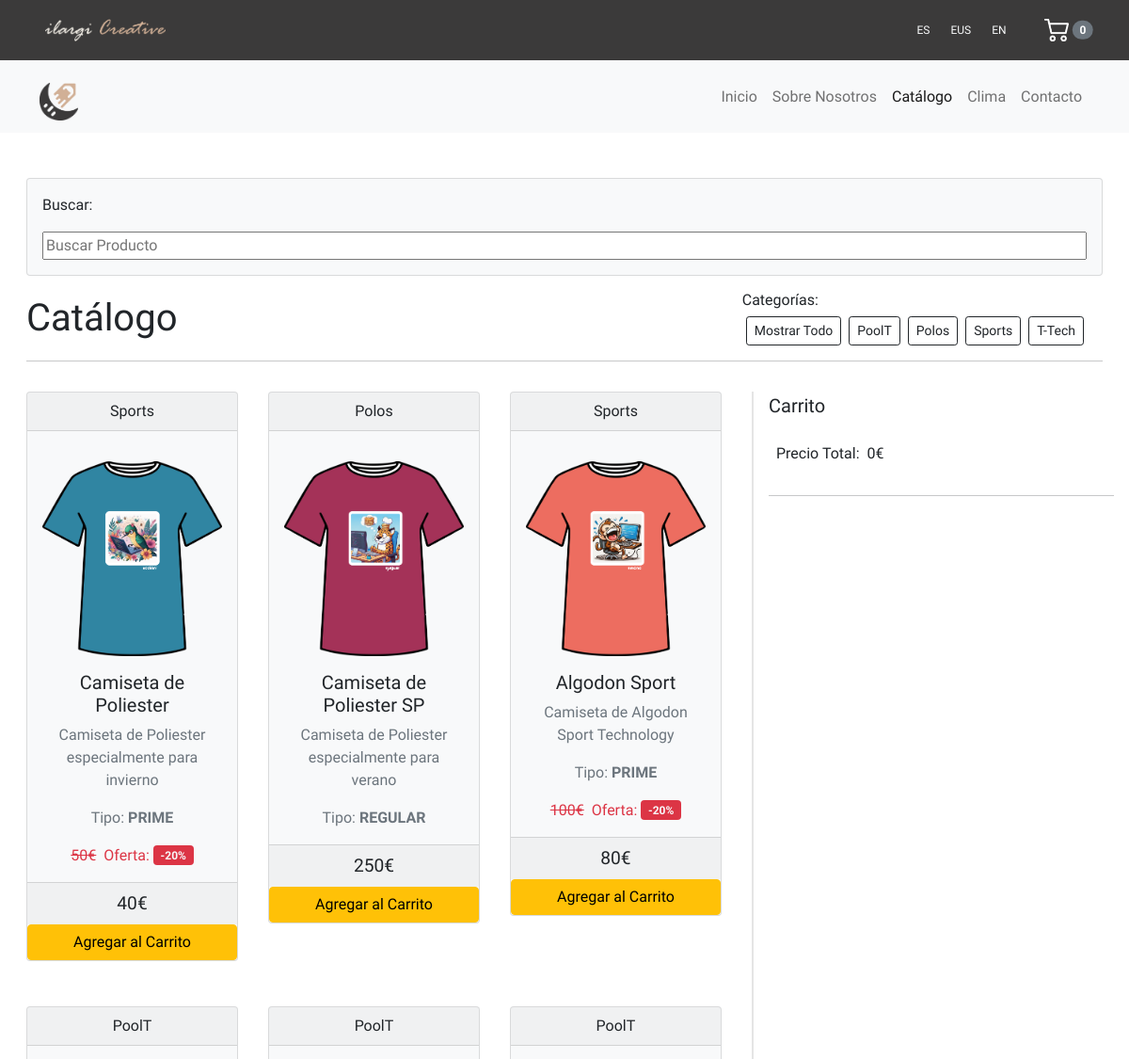
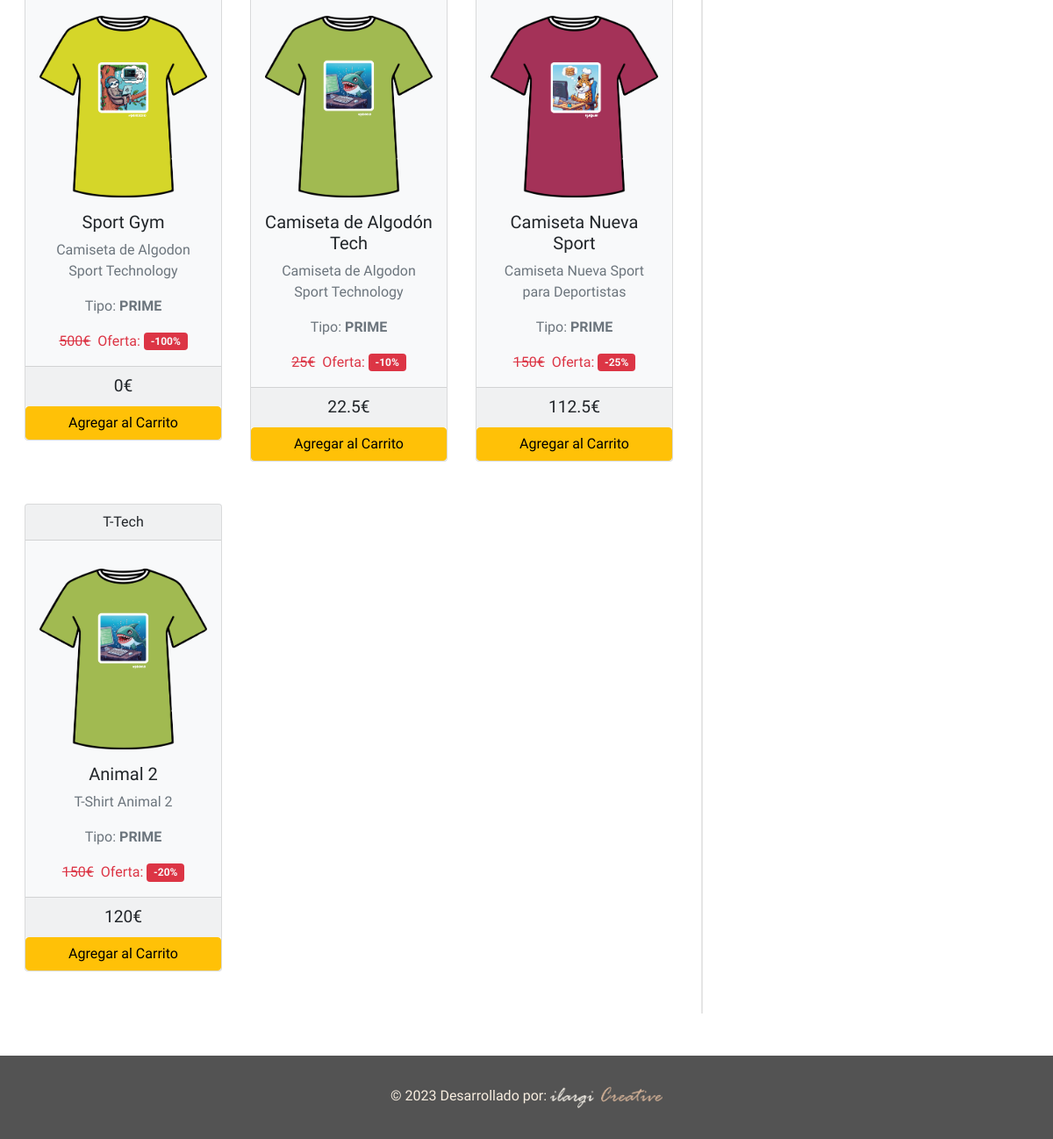
/catalogo.php, run on the app's committed database (2 pictures, top to bottom).
### tables this page shows
CREATE TABLE "productos" (
	"id"	INTEGER,
	"nombre"	TEXT NOT NULL,
	"descripcion"	TEXT DEFAULT NULL,
	"categoria_id"	INTEGER DEFAULT NULL,
	"talla_id"	INTEGER DEFAULT NULL,
	"tipo_producto_id"	INTEGER DEFAULT NULL,
	"descuento"	REAL DEFAULT NULL,
	"precio"	REAL NOT NULL,
	"precio_final"	REAL DEFAULT NULL,
	"imagen_url"	TEXT DEFAULT NULL,
	"cantidad"	INTEGER,
	"descripcion_eus"	TEXT,
	PRIMARY KEY("id" AUTOINCREMENT),
	FOREIGN KEY("talla_id") REFERENCES "talla"("id"),
	FOREIGN KEY("categoria_id") REFERENCES "categoria"("id"),
	FOREIGN KEY("tipo_producto_id") REFERENCES "tipo_producto"("id")
);

CREATE TABLE `categoria` (
  `id` INTEGER PRIMARY KEY AUTOINCREMENT,
  `nombre` TEXT DEFAULT NULL
);

CREATE TABLE `tipo_producto` (
  `id` INTEGER PRIMARY KEY AUTOINCREMENT,
  `nombre` TEXT DEFAULT NULL
);

### db/db_connection.php (called while the page is built, shortened)
<?php
class ProductosDB{
    public static function selectProductos(){
        try{
            $db = getDBConnection();
            $registros = $db->query("select * from productos");
            $productos = array();
            while ($registro = $registros->fetch()){
                $producto = new Producto();
                $producto->setId($registro['id']);
                $producto->setNombre($registro['nombre']);
                $producto->setDescripcion($registro['descripcion']);
                $producto->setCategoriaId($registro['categoria_id']);
                $producto->setTallaId($registro['talla_id']);
                $producto->setTipoProductoId($registro['tipo_producto_id']);
                $producto->setDescuento($registro['descuento']);
                $producto->setPrecio($registro['precio']);
                $producto->setImagenURL($registro['imagen_url']);
                $productos[] = $producto;
            }
            return $productos;
        } catch (Exception $e){
            echo "<p>Error:" .$e->getMessage() . "</p>\n";
            return null;
        }
    }
    public static function selectProductosJSON()
    {
        try {
            $db = getDBConnection();
            $registros = $db->query("select * from productos");
            if ($registro = $registros->fetch()) {
                $productos = array();
                do {
                    $producto = array(
                        'id' => (int)$registro['id'],
                        'nombre' => $registro['nombre'],
                        'descripcion' => $registro['descripcion'],
                        'categoria_id' => (int)$registro['categoria_id'],
                        'talla_id' => (int)$registro['talla_id'],
                        'tipo_producto_id' => (int)$registro['tipo_producto_id'],
                        'descuento' => (float)$registro['descuento'],
                        'precio' => (float)$registro['precio'],
                        'precio_final' => (float)$registro['precio_final'],
                        'imagen_url' => $registro['imagen_url']
                    );
                    $productos[] = $producto;
                } while ($registro = $registros->fetch());
                return json_encode($productos, JSON_UNESCAPED_UNICODE);
            }
        } catch (Exception $e) {
            echo "<p>Error:" . $e->getMessage() . "</p>\n";
            return null;
        }
    }
    public static function obtenerNombreTipoProducto($tipo_producto_id) {
        try {
            $db = getDBConnection();
            $consulta = "SELECT nombre FROM tipo_producto WHERE id = $tipo_producto_id";
            $resultado = $db->query($consulta);
            $nombre_tipo_producto = $resultado->fetchColumn();
            return $nombre_tipo_producto;
        } catch (Exception $e) {
            echo "<p>Error: " . $e->getMessage() . "</p>\n";
            return null;
        }
    }
    public static function obtenerNombreTipoCategoria($categoria_id) {
        try {
            $db = getDBConnection();
            $consulta = "SELECT nombre FROM categoria WHERE id = $categoria_id";
            $resultado = $db->query($consulta);
            $nombre_tipo_categoria = $resultado->fetchColumn();
            return $nombre_tipo_categoria;
        } catch (Exception $e) {
            echo "<p>Error: " . $e->getMessage() . "</p>\n";
            return null;
        }
    }
}

### src/objects/productos.php (called while the page is built, shortened)
<?php
class Producto {
    private $id;
    private $nombre;
    private $descripcion;
    private $tipo_producto_id;
    private $descuento;
    private $precio;
    private $imagen_url;
    public function __construct() {
        $this->descuento = 50;
    }
    public function getId() {
        return $this->id;
    }
    public function setId($id) {
        $this->id = $id;
    }
    public function getNombre() {
        return $this->nombre;
    }
    public function setNombre($nombre) {
        $this->nombre = $nombre;
    }
    public function getDescripcion() {
        return $this->descripcion;
    }
    public function setDescripcion($descripcion) {
        $this->descripcion = $descripcion;
    }
    public function getTipoProductoId() {
        return $this->tipo_producto_id;
    }
    public function setTipoProductoId($tipo_producto_id) {
        $this->tipo_producto_id = $tipo_producto_id;
    }
    public function getDescuento() {
        return $this->descuento;
    }
    public function setDescuento($descuento) {
        $this->descuento = $descuento;
    }
    public function getPrecio() {
        return $this->precio;
    }
    public function setPrecio($precio) {
        $this->precio = $precio;
    }
    public function getPrecioFinal() {
        if ($this->precio !== null && $this->descuento !== null && $this->tipo_producto_id == 1) {
            return $this->precio_final = $this->precio - ($this->precio * ($this->descuento / 100));
        } else {
            return $this->precio_final = $this->precio;
        }
    }
    public function getImagenUrl() {
        return $this->imagen_url;
    }
    public function setImagenUrl($imagen_url) {
        $this->imagen_url = $imagen_url;
    }
}

### src/views/catalogo.php (the view, shortened to what this page needs)
<!DOCTYPE html>
<html lang="en">
<head>
    <?php include '../includes/head.php'; ?>
</head>
<body>
    <?php include '../includes/header.php'; ?>
    <?php include '../includes/nav.php';  ?>
<main class="custom-dashboard">
    <div class="container-fluid py-5" style="min-height: 100vh;">
    <div class="card text-dark bg-light p-3 mx-3">
                <p class="card-text"><?php echo $textos['buscar']; ?>:</p>
                <input type="text" class="dropdown" id="search-input" placeholder="<?php echo $textos['buscar-producto']; ?>">
    </div>
        <div class="p-3">
            <div class="d-flex align-items-center justify-content-between">
                <div class="display-6 text-center"><?php echo $textos['catalogo']; ?></div>
                <div class="right-side d-grid mx-3">
                    <h6 class="h6"><?php echo $textos['categorias']; ?></h6>
                    <div id="btn-categorias"></div>
                </div>
            </div>
            <hr>
        </div>
        <div class="row d-flex flex-wrap-reverse">
            <div class="col-md-8 col-12 div-productos">
                <div class="d-flex flex-wrap" id="lista-items">
                    <?php foreach ($productos as $producto) :
                        $nombre_tipo_producto = ProductosDB::obtenerNombreTipoProducto($producto->getTipoProductoId());
                        $nombre_tipo_categoria = ProductosDB::obtenerNombreTipoCategoria($producto->getCategoriaId());
                    ?>
                        <div class="col-lg-4 col-md-4 col-6 pb-5 px-3">
                            <div class="card bg-light text-center">
                                <a class="link-dark" href='../public/catalogo.php?id=<?= $producto->getId() ?>'>
                                    <div class="card-header"><?php echo $nombre_tipo_categoria ?></div>
                                    <div class="card-body">
                                        <img id="img-producto" src="<?php echo $producto->getImagenURL() ?>" class="img-fluid rounded-start py-3" style="width: 15em" alt="Card title">
                                        <h5 class="card-title"><?php echo $producto->getNombre() ?></h5>
                                        <p class="card-text text-muted"><?php echo $producto->getDescripcion() ?></p>
                                        <p class="card-text text-muted" id="tipo-producto"><?php echo $textos['tipo']; ?> <strong><?php echo $nombre_tipo_producto ?></strong> </p>
                                        <?php if ($producto->getTipoProductoId() == 1): ?>
                                            <div class="d-flex justify-content-center align-items-center gap-2">
                                                <div class="card-text <?php echo $producto->getTipoProductoId() == 1 ? 'text-decoration-line-through text-danger' : ''; ?>">
                                                        <?php echo $producto->getPrecio() ?>€
                                                </div>
                                                <div class="d-flex flex-column flex-lg-row gap-1 align-items-center">
                                                    <div class="text-danger"><?php echo $textos['oferta']; ?>:
                                                    </div>
                                                    <span class="badge bg-danger">
                                                        <p class="text-light m-0">-<?php echo $producto->getTipoProductoId() == 1 ? $producto->getDescuento() . '%' : ''; ?></p>
                                                    </span>
                                                </div>
                                            </div>
                                        <?php endif; ?>
                                    </div>
                                </a>
                                <div class="card-footer">
                                    <p class="card-text" style="font-size: larger;" id="price-producto"><?php echo $producto->getPrecioFinal() ?>€</p>
                                </div>
                                <button class="btn btn-warning w-100 btn-add"  id="btn-add-to-car" data-descuento="<?php echo $producto->getDescuento()?>" data-nombre="<?php echo $producto->getNombre() ?>" data-imagen="<?php echo $producto->getImagenURL() ?>" data-precio="<?php echo $producto->getPrecioFinal() ?>" data-tipo="<?php echo $producto->getTipoProductoId() ?>"><?php echo $textos['agregar-carrito']; ?></button>
                            </div>
                        </div>
                    <?php endforeach; ?>
                </div>
            </div>
            <div class="col-md-4 col-12 px-3" id="div-carrito">
                <div class="d-flex justify-content-between pb-2">
                    <p class="lead font-weight-bold"><?php echo $textos['carrito']; ?></p>
                </div>
                <div class="d-flex">
                    <p class="mx-2"><?php echo $textos['precio-total']; ?>: </p>
                    <p id="valor-total"></p>
                    <p>€</p>
                </div>
                <hr>
            </div>
        </div>
    </div>
    <?php include '../includes/footer.php';  ?>
    </main>
</body>
</html>

### public/catalogo.php (shortened to what this page needs)
<?php
require('../db/db_connection.php');
require('../src/objects/productos.php');
$currentPage = 'catalogo';
require '../assets/idioma/i18n.php';
$textos = $idiomas[$_SESSION['idioma']];
if (isset($_GET['id'])) {
    $id = $_GET['id'];
    $filteredId = filter_var($id, FILTER_VALIDATE_INT);
    if ($filteredId === false) {
        header("HTTP/1.0 400 Bad Request");
        include '../src/views/400.php';
        exit;
    }
    $producto = ProductosDB::selectProducto($id);
    if ($producto == null) {
        header("HTTP/1.0 404 Not Found");
        include '../src/views/404.php';
        exit;
    }
    $nombre_tipo_producto = ProductosDB::obtenerNombreTipoProducto($producto->getTipoProductoId());
    $nombre_tipo_categoria = ProductosDB::obtenerNombreTipoCategoria($producto->getCategoriaId());
    include '../src/views/product-page.php';
} else {
    $productos = ProductosDB::selectProductos();
    $productosJSON = ProductosDB::selectProductosJSON();
    $css = "../assets/css/style.css";
    require '../src/views/catalogo.php';
}

### includes/head.php (shortened to what this page needs)
<head>
    <link href="https://cdn.jsdelivr.net/npm/bootstrap@5.0.2/dist/css/bootstrap.min.css" rel="stylesheet">
    <link rel="stylesheet" href="<?php echo $css; ?>"">
</head>

### includes/header.php
<header class="header">
  <a href="../public/" aria-label="Ir a la página de inicio">
    <img src="../assets/img/logo/logo2.png" alt="Logo de MoyaCreative que lleva a la página de inicio" id="logo-header">
  </a>
  <div class="d-flex align-items-center gap-3">
    <div class="button-idiomas d-flex">
      <a href="?idioma=es" class="btn text-light btn-small  d-none d-md-block" id="es">ES</a>
      <a href="?idioma=eus" class="btn text-light btn-small d-none d-md-block" id="eus">EUS</a>
      <a href="?idioma=en" class="btn text-light btn-small  d-none d-md-block" id="en">EN</a>
    </div>
  <button type="button" class="btn btn-black position-relative" onclick="window.location.href = '../public/carrito.php';" aria-label="Ir al carrito de compras">
    <img src="../assets/img/carrito.png" alt="Imagen del Carrito" id="carrito">
    <span class="position-absolute top-50 start-100 translate-middle badge rounded-pill bg-secondary" id="contador">
    </span>
  </button>
  </div>
</header>

### includes/nav.php (shortened to what this page needs)
<nav class="navbar navbar-expand-lg navbar-light bg-light ">
  <div class="container">
    <a class="navbar-brand pt-3" aria-label="Ir al Inicio" href="index.php">
      <img src="../assets/img/logo/logo.png" alt="Logo de la Empresa" id="logo">
    </a>
    <div class="collapse navbar-collapse justify-content-end mr-auto text-center" id="navbarSupportedContent">
      <ul class="navbar-nav mr-auto">
        <li class="nav-item">
          <a id="nav-inicio" class="nav-link <?php echo ($currentPage === 'index') ? 'active' : ''; ?>" href="../public/"><?php echo $textos['inicio']; ?></a>
        </li>
        <li class="nav-item">
          <a id="nav-nosotros" class="nav-link <?php echo ($currentPage === 'nosotros') ? 'active' : ''; ?>" href="../public/nosotros.php"><?php echo $textos['nosotros']; ?></a>
        </li>
        <li class="nav-item">
          <a id="nav-catalogo" class="nav-link <?php echo ($currentPage === 'catalogo') ? 'active' : ''; ?>" href="../public/catalogo.php"><?php echo $textos['catalogo']; ?></a>
        </li>
        <li class="nav-item">
          <a class="nav-link <?php echo ($currentPage === 'clima') ? 'active' : ''; ?>" href="../public/weather.php" disabled><?php echo $textos['clima']; ?></a>
        </li>
        <li class="nav-item">
          <a class="nav-link <?php echo ($currentPage === 'contacto') ? 'active' : ''; ?>" href="../public/contacto.php" disabled><?php echo $textos['contacto']; ?></a>
        </li>
      </ul>
    </div>
  </div>
</nav>

### includes/footer.php
<footer class="footer">
    <div class="text-center">
      &copy; 2023 <?php echo $textos['desarrollador']; ?>
      <a href="../public/">
    <img src="../assets/img/logo/logo2.png" alt="" id="logo-header">
  </a>
    </div>
</footer>

### assets/css/style.css (style rules this page uses)
:root { --blanco: white; --negro: black; --grisOscuro: rgb(83, 83, 83); --gris: rgba(0, 0, 0, 0.1); --celeste: rgba(150, 174, 253, 0.1); }
body { font-family: 'Albert Sans', sans-serif; }
.header { padding: 1em 3em; background-color: rgb(59, 58, 58); color: var(--blanco); height: 4em; display: flex; flex-direction: row; justify-content: space-between; align-items: center; }
.custom-dashboard { width: 100%; margin: 0 auto; }
#logo { height: 2em; }
#logo-header { width: 8em; }
#carrito { height: 1.5em; margin-right: 0.2em; }
a { text-decoration: none; }
.div-productos { border-right: 1px solid var(--gris); padding-right: 1em; }
#div-carrito { border-left: 1px solid var(--gris); padding-left: 1em; }
.btn-small { padding: 5px 10px; font-size: 12px; }
.footer { background-color: var(--grisOscuro); padding: 2em 0; color: rgb(248, 238, 224); }

### data on the page
productos: categoria.nombre "Sports", imagen_url (picture), nombre "Camiseta de Poliester", descripcion "Camiseta de Poliester especialmente para invierno", tipo_producto.nombre "PRIME", precio "50", descuento "20", PrecioFinal "40"
productos: categoria.nombre "Polos", imagen_url (picture), nombre "Camiseta de Poliester SP", descripcion "Camiseta de Poliester especialmente para verano", tipo_producto.nombre "REGULAR", PrecioFinal "250"
productos: categoria.nombre "Sports", imagen_url (picture), nombre "Algodon Sport", descripcion "Camiseta de Algodon Sport Technology", tipo_producto.nombre "PRIME", precio "100", descuento "20", PrecioFinal "80"
productos: categoria.nombre "PoolT", imagen_url (picture), nombre "Sport Gym", descripcion "Camiseta de Algodon Sport Technology", tipo_producto.nombre "PRIME", precio "500", descuento "100", PrecioFinal "0"
productos: categoria.nombre "PoolT", imagen_url (picture), nombre "Camiseta de Algodón Tech", descripcion "Camiseta de Algodon Sport Technology", tipo_producto.nombre "PRIME", precio "25", descuento "10", PrecioFinal "22.5"
productos: categoria.nombre "PoolT", imagen_url (picture), nombre "Camiseta Nueva Sport", descripcion "Camiseta Nueva Sport para Deportistas", tipo_producto.nombre "PRIME", precio "150", descuento "25", PrecioFinal "112.5"
productos: categoria.nombre "T-Tech", imagen_url (picture), nombre "Animal 2", descripcion "T-Shirt Animal 2", tipo_producto.nombre "PRIME", precio "150", descuento "20", PrecioFinal "120"

### other printed values
$textos['inicio'] "Inicio"
$textos['nosotros'] "Sobre Nosotros"
$textos['catalogo'] "Catálogo"
$textos['clima'] "Clima"
$textos['contacto'] "Contacto"
$textos['buscar'] "Buscar"
$textos['categorias'] "Categorías:"
$textos['carrito'] "Carrito"
$textos['precio-total'] "Precio Total"
$textos['desarrollador'] "Desarrollado por:"
